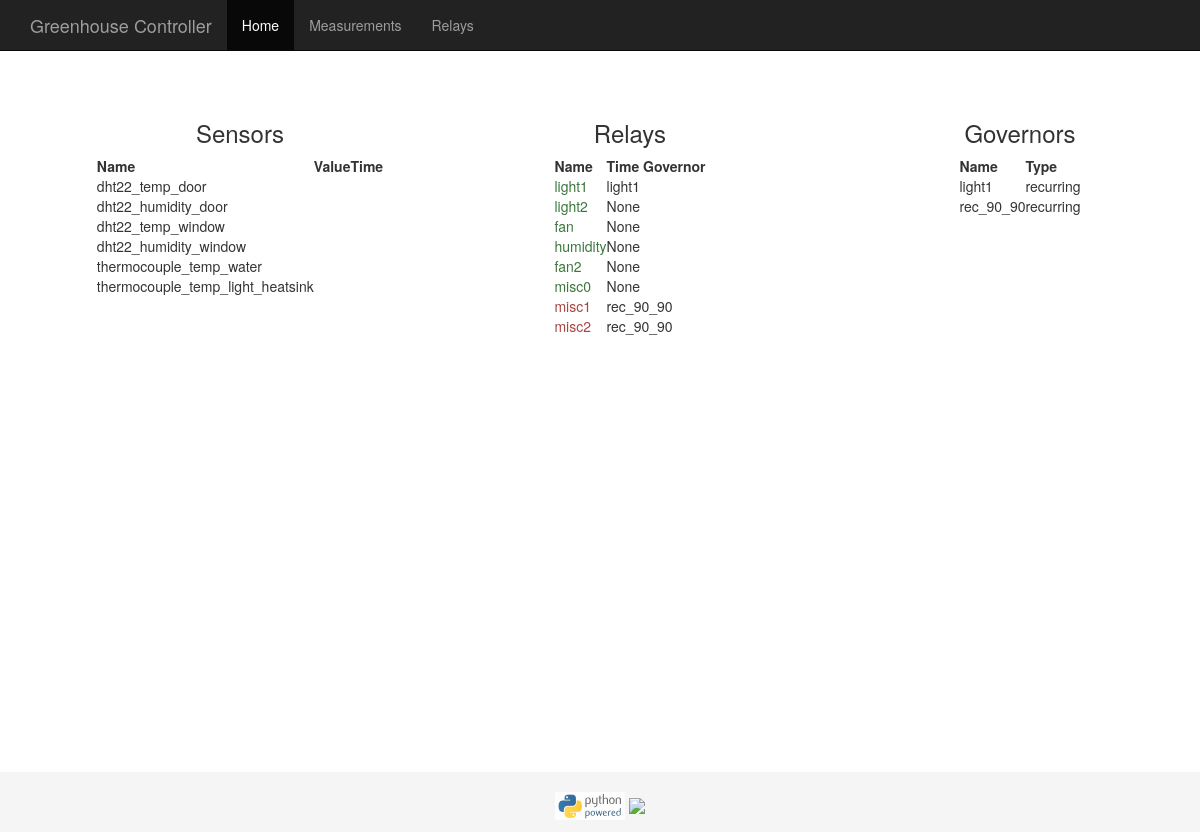
The app's page /greenhouse_app/ with its own data.
### greenhouse_app/models.py (models this page shows, shortened)
class Sensor(models.Model):
    name = models.CharField(max_length=128, unique=True)
    kind = models.ForeignKey(SensorKind)
    simulate = models.BooleanField(default=True)
    pin = models.PositiveSmallIntegerField()
    i2c = models.BooleanField(default=False)

class Relay(models.Model):
    name = models.CharField(max_length=128, unique=True)
    pin = models.PositiveSmallIntegerField(null=True)
    state = models.BooleanField(default=False)
    wanted_state = models.BooleanField(default=False)
    simulate = models.BooleanField(default=True)
    time_governor = models.ForeignKey(TimeGovernor, null=True)

class TimeGovernor(models.Model):
    GOVERNOR_KINDS = (
        ('R', 'recurring'),
        ('O', 'on off'),
    )
    name = models.CharField(max_length=128, unique=True)
    kind = models.CharField(max_length=1, choices=GOVERNOR_KINDS)
    on_start_time = models.TimeField()
    on_end_time = models.TimeField()
    recurring_on_start_time = models.TimeField()
    recurring_on_period = models.IntegerField()  # seconds
    recurring_off_period = models.IntegerField()  # seconds
    def on_off_status(self):
        """
        return the output of this governor (should the relay be in ON or OFF state)
        """
        if self.kind == 'R':
            t = timezone.now()
            t_0 = datetime(year=t.year, month=t.month, day=t.day, hour=self.recurring_on_start_time.hour,
                           minute=self.recurring_on_start_time.minute,
                           second=self.recurring_on_start_time.second,
                           microsecond=0, tzinfo=t.tzinfo)
            tdelta = t - t_0
            delta_seconds = tdelta.total_seconds()
            period = self.recurring_on_period + self.recurring_off_period
            a, b = divmod(delta_seconds, period)
            shited_t = t - timedelta(seconds=a * period)
            d = shited_t - t_0
            if 0 <= d.total_seconds() < self.recurring_on_period:
                return 1
            else:
                return 0
        elif self.kind == 'O':
            t = timezone.now()
            t = timezone.make_naive(t, timezone=timezone.get_current_timezone())
            t = t.time()  # take only time part of date + time
            if self.on_start_time < t < self.on_end_time:
                return 1
            else:
                return 0
    def get_nice_kind(self):
        for k, v in self.GOVERNOR_KINDS:
            if k == self.kind:
                return v
        return 'UNKNOWN'
    state = property(on_off_status)
    nice_kind = property(get_nice_kind)
    def __unicode__(self):
        return self.name

### greenhouse_app/views.py (the view)
def index(request):
    sensor_list = Sensor.objects.order_by()
    relay_list = Relay.objects.order_by()
    time_governors_list = TimeGovernor.objects.order_by()
    context_dict = {'sensors': sensor_list, 'relays': relay_list, 'governors': time_governors_list}
    return render(request, 'greenhouse_app/index.html', context_dict)

### templates/greenhouse_app/index.html (shortened to what this page needs)
{% extends 'greenhouse_app/base.html' %}
{% load staticfiles %}
{% block index_active_class %} active {% endblock %}
{% block body_block %}
    <div class="container">
        <div class="row">
            <div class="col-md-4">
                <h3 align="center">Sensors</h3>
                <table align="center">
                    <thead>
                        <tr>
                            <th>Name</th>
                            <th>Value</th>
                            <th>Time</th>
                        </tr>
                    </thead>
                    <tbody>
                        {% for s in sensors %}
                            <tr>
                                <td>{{s.name}}</td>
                                <td id={{s.name}}_val></td>
                                <td id={{s.name}}_time class="small"></td>
                            </tr>
                        {% endfor %}
                    </tbody>
                </table>
            </div>
            <div class="col-md-4">
                <h3 align="center">Relays</h3>
                <table align="center">
                    <thead>
                        <tr>
                            <th>Name</th>
                            <th>Time Governor</th>
                        </tr>
                    </thead>
                    <tbody id="relaysTableBody">
                        {% for relay in relays %}
                            <tr>
                                <td id={{relay.name}}>
                                    <div id="{{relay.name}}_color" class={% if relay.state == 1 %}"text-success"{% else %}"text-danger"{% endif %}>
                                        {{relay.name}}
                                    </div>
                                </td>
                                <td>{{relay.time_governor}}</td>
                            </tr>
                        {% endfor %}
                    </tbody>
                </table>
            </div>
            <div class="col-md-4">
                <h3 align="center">Governors</h3>
                <table align="center">
                    <thead>
                        <tr>
                            <th>Name</th>
                            <th>Type</th>
                        </tr>
                    </thead>
                    <tbody>
                        {% for g in governors %}
                            <tr>
                                <td>{{g.name}}</td>
                                <td>{{g.get_nice_kind}}</td>
                            </tr>
                        {% endfor %}
                    </tbody>
                </table>
            </div>
        </div>
    </div>
{% endblock %}

### records on screen
Sensor: name "dht22_temp_door"
Sensor: name "dht22_humidity_door"
Sensor: name "dht22_temp_window"
Sensor: name "dht22_humidity_window"
Sensor: name "thermocouple_temp_water"
Sensor: name "thermocouple_temp_light_heatsink"
Relay: name "light1", time_governor "light1"
Relay: name "light2", time_governor "None"
Relay: name "fan", time_governor "None"
Relay: name "humidity", time_governor "None"
Relay: name "fan2", time_governor "None"
Relay: name "misc0", time_governor "None"
Relay: name "misc1", time_governor "rec_90_90"
Relay: name "misc2", time_governor "rec_90_90"
TimeGovernor: name "light1", get_nice_kind "recurring"
TimeGovernor: name "rec_90_90", get_nice_kind "recurring"
